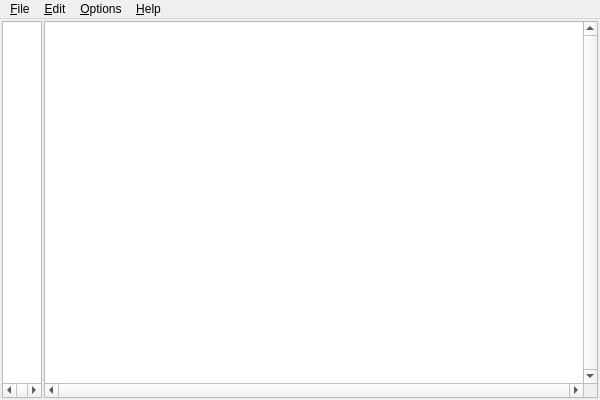
<?xml version="1.0" encoding="UTF-8"?>
<ui version="4.0">
 <class>CliphistWindow</class>
 <widget class="QMainWindow" name="CliphistWindow">
  <property name="geometry">
   <rect>
    <x>0</x>
    <y>0</y>
    <width>600</width>
    <height>400</height>
   </rect>
  </property>
  <property name="windowTitle">
   <string>Clipboard History 2</string>
  </property>
  <widget class="QWidget" name="centralWidget">
   <layout class="QGridLayout" name="gridLayout">
    <property name="leftMargin">
     <number>2</number>
    </property>
    <property name="topMargin">
     <number>2</number>
    </property>
    <property name="rightMargin">
     <number>2</number>
    </property>
    <property name="bottomMargin">
     <number>2</number>
    </property>
    <property name="spacing">
     <number>2</number>
    </property>
    <item row="0" column="0">
     <widget class="QListWidget" name="listWidgetLineNumbers">
      <property name="sizePolicy">
       <sizepolicy hsizetype="Fixed" vsizetype="Expanding">
        <horstretch>0</horstretch>
        <verstretch>0</verstretch>
       </sizepolicy>
      </property>
      <property name="maximumSize">
       <size>
        <width>40</width>
        <height>16777215</height>
       </size>
      </property>
      <property name="focusPolicy">
       <enum>Qt::NoFocus</enum>
      </property>
      <property name="verticalScrollBarPolicy">
       <enum>Qt::ScrollBarAlwaysOff</enum>
      </property>
      <property name="horizontalScrollBarPolicy">
       <enum>Qt::ScrollBarAlwaysOn</enum>
      </property>
      <property name="editTriggers">
       <set>QAbstractItemView::NoEditTriggers</set>
      </property>
      <property name="selectionMode">
       <enum>QAbstractItemView::NoSelection</enum>
      </property>
     </widget>
    </item>
    <item row="0" column="1">
     <widget class="QListWidget" name="listWidget">
      <property name="verticalScrollBarPolicy">
       <enum>Qt::ScrollBarAlwaysOn</enum>
      </property>
      <property name="horizontalScrollBarPolicy">
       <enum>Qt::ScrollBarAlwaysOn</enum>
      </property>
      <property name="editTriggers">
       <set>QAbstractItemView::EditKeyPressed</set>
      </property>
     </widget>
    </item>
   </layout>
  </widget>
  <widget class="QMenuBar" name="menuBar">
   <property name="geometry">
    <rect>
     <x>0</x>
     <y>0</y>
     <width>600</width>
     <height>19</height>
    </rect>
   </property>
   <widget class="QMenu" name="menuFile">
    <property name="title">
     <string>&amp;File</string>
    </property>
    <addaction name="actionOpen"/>
    <addaction name="actionSave"/>
    <addaction name="actionSave_as"/>
    <addaction name="separator"/>
    <addaction name="action_Quit"/>
   </widget>
   <widget class="QMenu" name="menu_Edit">
    <property name="title">
     <string>&amp;Edit</string>
    </property>
    <addaction name="actionDelete_all_entries"/>
    <addaction name="actionDelete_marked_entry"/>
    <addaction name="separator"/>
    <addaction name="actionA_dd_marked_to_new_entry"/>
    <addaction name="actionMove_selected_entry_to_top"/>
    <addaction name="action_Edit_entry"/>
    <addaction name="separator"/>
    <addaction name="action_Find_text"/>
    <addaction name="actionFind_next"/>
    <addaction name="separator"/>
   </widget>
   <widget class="QMenu" name="menuHelp">
    <property name="title">
     <string>&amp;Help</string>
    </property>
    <addaction name="actionHelp"/>
    <addaction name="separator"/>
    <addaction name="actionAbout"/>
    <addaction name="actionAbout_Qt"/>
   </widget>
   <widget class="QMenu" name="menu_Options">
    <property name="title">
     <string>&amp;Options</string>
    </property>
    <addaction name="action_Activate_cliphist"/>
    <addaction name="actionErase_clipboard_contents"/>
    <addaction name="separator"/>
    <addaction name="actionSelect_font"/>
    <addaction name="action_Lines_per_entry"/>
    <addaction name="actionMaximal_number_of_entries"/>
    <addaction name="separator"/>
    <addaction name="action_Double_click_to_select"/>
    <addaction name="actionAutoload_data"/>
    <addaction name="actionAutoload_window_position_and_size"/>
    <addaction name="actionNew_clipboard_content_updates_selection"/>
    <addaction name="actionEnable_support_for_images"/>
    <addaction name="actionEnable_global_hot_keys"/>
    <addaction name="actionMove_position_down_Shift_Ctrl_V"/>
    <addaction name="actionAlways_move_to_first_position_if_found"/>
    <addaction name="actionUse_timer_to_detect_clipboard_changes"/>
    <addaction name="actionAlways_on_top"/>
    <addaction name="separator"/>
    <addaction name="actionSet_to_default_position_and_size"/>
    <addaction name="actionMove_to_current_mouse_position"/>
   </widget>
   <addaction name="menuFile"/>
   <addaction name="menu_Edit"/>
   <addaction name="menu_Options"/>
   <addaction name="menuHelp"/>
  </widget>
  <action name="actionOpen">
   <property name="text">
    <string>&amp;Load...</string>
   </property>
   <property name="shortcut">
    <string>Ctrl+O</string>
   </property>
  </action>
  <action name="actionSave">
   <property name="text">
    <string>&amp;Save</string>
   </property>
   <property name="shortcut">
    <string>Ctrl+S</string>
   </property>
  </action>
  <action name="actionSave_as">
   <property name="text">
    <string>Save &amp;as...</string>
   </property>
   <property name="shortcut">
    <string>Ctrl+A</string>
   </property>
  </action>
  <action name="action_Quit">
   <property name="text">
    <string>&amp;Quit</string>
   </property>
   <property name="shortcut">
    <string>Ctrl+Q</string>
   </property>
  </action>
  <action name="actionHelp">
   <property name="text">
    <string>&amp;Help...</string>
   </property>
   <property name="shortcut">
    <string>F1</string>
   </property>
  </action>
  <action name="actionAbout">
   <property name="text">
    <string>&amp;About...</string>
   </property>
  </action>
  <action name="actionDelete_all_entries">
   <property name="text">
    <string>Delete &amp;all entries...</string>
   </property>
  </action>
  <action name="actionDelete_marked_entry">
   <property name="text">
    <string>&amp;Delete marked entries</string>
   </property>
   <property name="shortcut">
    <string>Ctrl+D</string>
   </property>
  </action>
  <action name="action_Find_text">
   <property name="text">
    <string>&amp;Find text...</string>
   </property>
   <property name="shortcut">
    <string>Ctrl+F</string>
   </property>
  </action>
  <action name="actionFind_next">
   <property name="text">
    <string>Find &amp;next</string>
   </property>
   <property name="shortcut">
    <string>Ctrl+N</string>
   </property>
  </action>
  <action name="action_Edit_entry">
   <property name="text">
    <string>&amp;Edit entry...</string>
   </property>
   <property name="shortcut">
    <string>Ctrl+E</string>
   </property>
  </action>
  <action name="action_Activate_cliphist">
   <property name="checkable">
    <bool>true</bool>
   </property>
   <property name="checked">
    <bool>true</bool>
   </property>
   <property name="text">
    <string>&amp;Activate Clipboard History</string>
   </property>
  </action>
  <action name="actionErase_clipboard_contents">
   <property name="text">
    <string>&amp;Erase actual clipboard content</string>
   </property>
  </action>
  <action name="action_Lines_per_entry">
   <property name="text">
    <string>&amp;Lines per entry...</string>
   </property>
  </action>
  <action name="actionSelect_font">
   <property name="text">
    <string>Select &amp;font...</string>
   </property>
  </action>
  <action name="action_Double_click_to_select">
   <property name="checkable">
    <bool>true</bool>
   </property>
   <property name="checked">
    <bool>true</bool>
   </property>
   <property name="text">
    <string>&amp;Double click to select</string>
   </property>
  </action>
  <action name="actionAutoload_data">
   <property name="checkable">
    <bool>true</bool>
   </property>
   <property name="checked">
    <bool>true</bool>
   </property>
   <property name="text">
    <string>&amp;Autoload data</string>
   </property>
  </action>
  <action name="actionAutoload_window_position_and_size">
   <property name="checkable">
    <bool>true</bool>
   </property>
   <property name="checked">
    <bool>true</bool>
   </property>
   <property name="text">
    <string>Autoload &amp;window position and size</string>
   </property>
  </action>
  <action name="actionAbout_Qt">
   <property name="text">
    <string>About &amp;Qt...</string>
   </property>
  </action>
  <action name="actionAlways_on_top">
   <property name="checkable">
    <bool>true</bool>
   </property>
   <property name="checked">
    <bool>false</bool>
   </property>
   <property name="text">
    <string>Always on &amp;top</string>
   </property>
  </action>
  <action name="actionMaximal_number_of_entries">
   <property name="text">
    <string>Ma&amp;ximal number of entries...</string>
   </property>
  </action>
  <action name="actionNew_clipboard_content_updates_selection">
   <property name="checkable">
    <bool>true</bool>
   </property>
   <property name="checked">
    <bool>true</bool>
   </property>
   <property name="text">
    <string>&amp;New clipboard content updates selection</string>
   </property>
  </action>
  <action name="actionUse_timer_to_detect_clipboard_changes">
   <property name="checkable">
    <bool>true</bool>
   </property>
   <property name="text">
    <string>Use &amp;timer to detect clipboard changes</string>
   </property>
  </action>
  <action name="actionSet_to_default_position_and_size">
   <property name="text">
    <string>Set to default position and size</string>
   </property>
  </action>
  <action name="actionMove_selected_entry_to_top">
   <property name="text">
    <string>Move marked entry to top</string>
   </property>
   <property name="shortcut">
    <string>Ctrl+V</string>
   </property>
  </action>
  <action name="actionA_dd_marked_to_new_entry">
   <property name="text">
    <string>A&amp;dd marked to new entry</string>
   </property>
   <property name="shortcut">
    <string>Ctrl+Y</string>
   </property>
  </action>
  <action name="actionAlways_move_to_first_position_if_found">
   <property name="checkable">
    <bool>true</bool>
   </property>
   <property name="text">
    <string>Always move to first position if found</string>
   </property>
  </action>
  <action name="actionEnable_support_for_images">
   <property name="checkable">
    <bool>true</bool>
   </property>
   <property name="checked">
    <bool>true</bool>
   </property>
   <property name="text">
    <string>Enable support for images</string>
   </property>
  </action>
  <action name="actionEnable_global_hot_keys">
   <property name="checkable">
    <bool>true</bool>
   </property>
   <property name="text">
    <string>Enable global hot keys (Ctrl+Shift+F11, Ctrl+Shift+F12, Shift+Ctrl+V)</string>
   </property>
   <property name="toolTip">
    <string>&lt;html&gt;&lt;head/&gt;&lt;body&gt;&lt;p&gt;Enable global hot keys: Ctrl+Shift+F11, Ctrl+Shift+F12, Shift+Ctrl+V&lt;/p&gt;&lt;/body&gt;&lt;/html&gt;</string>
   </property>
  </action>
  <action name="actionMove_position_down_Shift_Ctrl_V">
   <property name="checkable">
    <bool>true</bool>
   </property>
   <property name="checked">
    <bool>true</bool>
   </property>
   <property name="text">
    <string>Move position down (Shift+Ctrl+V))</string>
   </property>
  </action>
  <action name="actionMove_to_current_mouse_position">
   <property name="text">
    <string>Move to current mouse position</string>
   </property>
   <property name="shortcut">
    <string>Alt+Y</string>
   </property>
  </action>
 </widget>
 <layoutdefault spacing="6" margin="11"/>
 <resources/>
 <connections/>
 <slots>
  <slot>sltItemActivated(QListWidgetItem*)</slot>
 </slots>
</ui>
